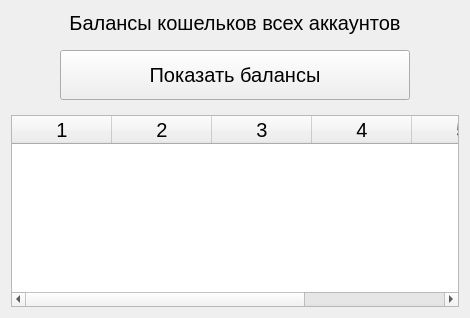
            <widget class="QWidget" name="page_accounts">
             <layout class="QVBoxLayout" name="verticalLayout_8">
              <item>
               <widget class="QLabel" name="label_4">
                <property name="font">
                 <font>
                  <pointsize>15</pointsize>
                 </font>
                </property>
                <property name="text">
                 <string>Балансы кошельков всех аккаунтов</string>
                </property>
                <property name="alignment">
                 <set>Qt::AlignCenter</set>
                </property>
               </widget>
              </item>
              <item>
               <widget class="QWidget" name="widget_4" native="true">
                <layout class="QHBoxLayout" name="horizontalLayout_18">
                 <item>
                  <spacer name="horizontalSpacer_2">
                   <property name="orientation">
                    <enum>Qt::Horizontal</enum>
                   </property>
                   <property name="sizeHint" stdset="0">
                    <size>
                     <width>40</width>
                     <height>20</height>
                    </size>
                   </property>
                  </spacer>
                 </item>
                 <item>
                  <widget class="QPushButton" name="accounts_btn_check_balances">
                   <property name="sizePolicy">
                    <sizepolicy hsizetype="Minimum" vsizetype="Ignored">
                     <horstretch>0</horstretch>
                     <verstretch>0</verstretch>
                    </sizepolicy>
                   </property>
                   <property name="minimumSize">
                    <size>
                     <width>350</width>
                     <height>50</height>
                    </size>
                   </property>
                   <property name="baseSize">
                    <size>
                     <width>0</width>
                     <height>0</height>
                    </size>
                   </property>
                   <property name="font">
                    <font>
                     <pointsize>15</pointsize>
                    </font>
                   </property>
                   <property name="text">
                    <string>Показать балансы</string>
                   </property>
                  </widget>
                 </item>
                 <item>
                  <spacer name="horizontalSpacer">
                   <property name="orientation">
                    <enum>Qt::Horizontal</enum>
                   </property>
                   <property name="sizeHint" stdset="0">
                    <size>
                     <width>40</width>
                     <height>20</height>
                    </size>
                   </property>
                  </spacer>
                 </item>
                </layout>
               </widget>
              </item>
              <item>
               <widget class="QTableWidget" name="balances_table">
                <property name="font">
                 <font>
                  <pointsize>15</pointsize>
                 </font>
                </property>
                <property name="columnCount">
                 <number>6</number>
                </property>
                <column/>
                <column/>
                <column/>
                <column/>
                <column/>
                <column/>
               </widget>
              </item>
             </layout>
            </widget>
